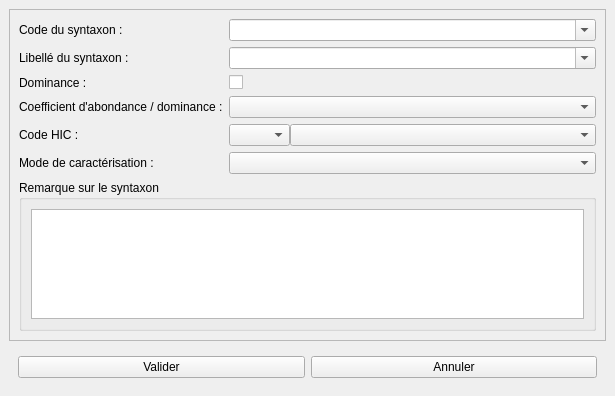
<?xml version="1.0" encoding="UTF-8"?>
<ui version="4.0">
 <class>composyntaxon</class>
 <widget class="QDockWidget" name="composyntaxon">
  <property name="geometry">
   <rect>
    <x>0</x>
    <y>0</y>
    <width>615</width>
    <height>396</height>
   </rect>
  </property>
  <property name="windowTitle">
   <string>Saisie d'un syntaxon</string>
  </property>
  <widget class="QWidget" name="dockWidgetContents">
   <layout class="QVBoxLayout" name="verticalLayout_2">
    <item>
     <widget class="QScrollArea" name="scrollArea">
      <property name="widgetResizable">
       <bool>true</bool>
      </property>
      <widget class="QWidget" name="scrollAreaWidgetContents">
       <property name="geometry">
        <rect>
         <x>0</x>
         <y>0</y>
         <width>595</width>
         <height>307</height>
        </rect>
       </property>
       <layout class="QFormLayout" name="formLayout">
        <item row="0" column="0">
         <widget class="QLabel" name="label_nom_sf">
          <property name="text">
           <string>Code du syntaxon :</string>
          </property>
         </widget>
        </item>
        <item row="0" column="1">
         <widget class="QComboBox" name="cd_syntax">
          <property name="sizePolicy">
           <sizepolicy hsizetype="MinimumExpanding" vsizetype="Fixed">
            <horstretch>0</horstretch>
            <verstretch>0</verstretch>
           </sizepolicy>
          </property>
          <property name="editable">
           <bool>true</bool>
          </property>
          <property name="sizeAdjustPolicy">
           <enum>QComboBox::AdjustToMinimumContentsLength</enum>
          </property>
         </widget>
        </item>
        <item row="1" column="0">
         <widget class="QLabel" name="label_nom_sf_3">
          <property name="text">
           <string>Libellé du syntaxon :</string>
          </property>
         </widget>
        </item>
        <item row="1" column="1">
         <widget class="QComboBox" name="lb_syntax">
          <property name="sizePolicy">
           <sizepolicy hsizetype="MinimumExpanding" vsizetype="Fixed">
            <horstretch>0</horstretch>
            <verstretch>0</verstretch>
           </sizepolicy>
          </property>
          <property name="editable">
           <bool>true</bool>
          </property>
          <property name="sizeAdjustPolicy">
           <enum>QComboBox::AdjustToMinimumContentsLength</enum>
          </property>
         </widget>
        </item>
        <item row="3" column="0">
         <widget class="QLabel" name="label_9">
          <property name="text">
           <string>Dominance :</string>
          </property>
         </widget>
        </item>
        <item row="3" column="1">
         <widget class="QCheckBox" name="dominance">
          <property name="maximumSize">
           <size>
            <width>16</width>
            <height>16</height>
           </size>
          </property>
          <property name="text">
           <string/>
          </property>
          <property name="autoExclusive">
           <bool>false</bool>
          </property>
         </widget>
        </item>
        <item row="5" column="0">
         <widget class="QLabel" name="label_nom_sf_2">
          <property name="text">
           <string>Coefficient d'abondance / dominance :</string>
          </property>
         </widget>
        </item>
        <item row="5" column="1">
         <widget class="QComboBox" name="abon_domin">
          <property name="sizePolicy">
           <sizepolicy hsizetype="MinimumExpanding" vsizetype="Fixed">
            <horstretch>0</horstretch>
            <verstretch>0</verstretch>
           </sizepolicy>
          </property>
          <property name="editable">
           <bool>false</bool>
          </property>
          <property name="sizeAdjustPolicy">
           <enum>QComboBox::AdjustToMinimumContentsLength</enum>
          </property>
         </widget>
        </item>
        <item row="6" column="0">
         <widget class="QLabel" name="label_2">
          <property name="text">
           <string>Code HIC : </string>
          </property>
         </widget>
        </item>
        <item row="7" column="0">
         <widget class="QLabel" name="label_8">
          <property name="text">
           <string>Mode de caractérisation : </string>
          </property>
         </widget>
        </item>
        <item row="7" column="1">
         <widget class="QComboBox" name="mode_carac">
          <property name="sizePolicy">
           <sizepolicy hsizetype="MinimumExpanding" vsizetype="Fixed">
            <horstretch>0</horstretch>
            <verstretch>0</verstretch>
           </sizepolicy>
          </property>
          <property name="editable">
           <bool>false</bool>
          </property>
          <property name="sizeAdjustPolicy">
           <enum>QComboBox::AdjustToMinimumContentsLength</enum>
          </property>
         </widget>
        </item>
        <item row="8" column="0" colspan="2">
         <widget class="QGroupBox" name="gb_rmq">
          <property name="title">
           <string>Remarque sur le syntaxon</string>
          </property>
          <layout class="QVBoxLayout" name="verticalLayout_3">
           <item>
            <widget class="QTextEdit" name="remarque"/>
           </item>
          </layout>
         </widget>
        </item>
        <item row="6" column="1">
         <widget class="QWidget" name="widget_2" native="true">
          <layout class="QHBoxLayout" name="horizontalLayout_2" stretch="1,5">
           <property name="spacing">
            <number>0</number>
           </property>
           <property name="leftMargin">
            <number>0</number>
           </property>
           <property name="topMargin">
            <number>0</number>
           </property>
           <property name="rightMargin">
            <number>0</number>
           </property>
           <property name="bottomMargin">
            <number>0</number>
           </property>
           <item>
            <widget class="QComboBox" name="code_hic">
             <property name="sizePolicy">
              <sizepolicy hsizetype="MinimumExpanding" vsizetype="Fixed">
               <horstretch>0</horstretch>
               <verstretch>0</verstretch>
              </sizepolicy>
             </property>
             <property name="editable">
              <bool>false</bool>
             </property>
             <property name="sizeAdjustPolicy">
              <enum>QComboBox::AdjustToMinimumContentsLength</enum>
             </property>
            </widget>
           </item>
           <item>
            <widget class="QComboBox" name="label_hic">
             <property name="sizePolicy">
              <sizepolicy hsizetype="MinimumExpanding" vsizetype="Fixed">
               <horstretch>0</horstretch>
               <verstretch>0</verstretch>
              </sizepolicy>
             </property>
             <property name="editable">
              <bool>false</bool>
             </property>
             <property name="sizeAdjustPolicy">
              <enum>QComboBox::AdjustToMinimumContentsLength</enum>
             </property>
            </widget>
           </item>
          </layout>
         </widget>
        </item>
       </layout>
      </widget>
     </widget>
    </item>
    <item>
     <widget class="QWidget" name="widget" native="true">
      <layout class="QHBoxLayout" name="horizontalLayout">
       <item>
        <widget class="QPushButton" name="valid_btn">
         <property name="text">
          <string>Valider</string>
         </property>
        </widget>
       </item>
       <item>
        <widget class="QPushButton" name="cancel_btn">
         <property name="text">
          <string>Annuler</string>
         </property>
        </widget>
       </item>
      </layout>
     </widget>
    </item>
   </layout>
  </widget>
 </widget>
 <tabstops>
  <tabstop>cd_syntax</tabstop>
  <tabstop>lb_syntax</tabstop>
  <tabstop>dominance</tabstop>
  <tabstop>abon_domin</tabstop>
  <tabstop>code_hic</tabstop>
  <tabstop>label_hic</tabstop>
  <tabstop>mode_carac</tabstop>
  <tabstop>remarque</tabstop>
  <tabstop>valid_btn</tabstop>
  <tabstop>cancel_btn</tabstop>
  <tabstop>scrollArea</tabstop>
 </tabstops>
 <resources/>
 <connections/>
</ui>
